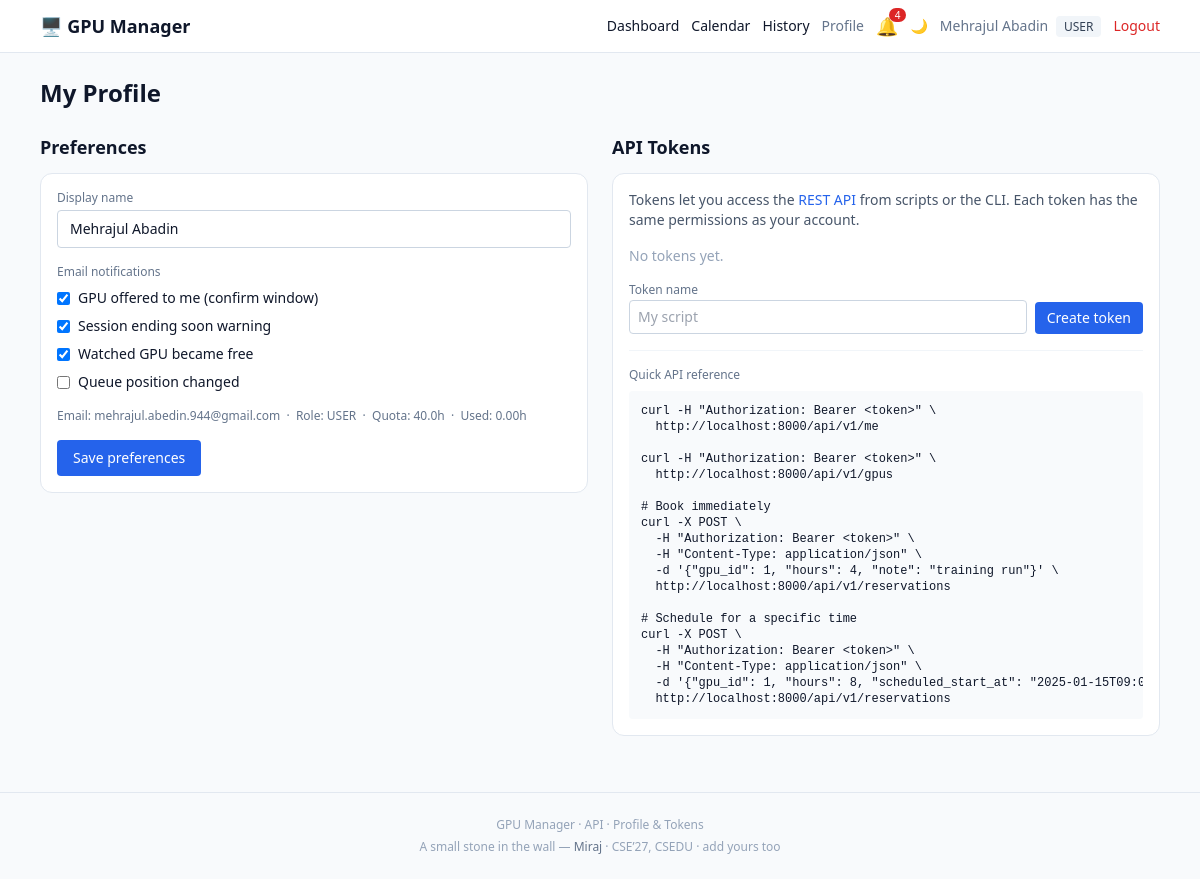
Screenshot of /profile (signed in) with the database file from the repository.
### app/models.py (models this page shows, shortened)
class User(Base):
    __tablename__ = "users"
    id: Mapped[int] = mapped_column(Integer, primary_key=True)
    email: Mapped[str] = mapped_column(String(255), unique=True, index=True, nullable=False)
    name: Mapped[str] = mapped_column(String(255), nullable=False)
    google_sub: Mapped[Optional[str]] = mapped_column(String(255), unique=True, nullable=True)
    picture_url: Mapped[Optional[str]] = mapped_column(String(512), nullable=True)
    role: Mapped[Role] = mapped_column(Enum(Role), default=Role.USER, nullable=False)
    quota_hours: Mapped[float] = mapped_column(Float, default=40.0, nullable=False)
    used_hours: Mapped[float] = mapped_column(Float, default=0.0, nullable=False)
    is_active: Mapped[bool] = mapped_column(Boolean, default=True, nullable=False)
    is_approved: Mapped[bool] = mapped_column(Boolean, default=False, nullable=False)
    created_at: Mapped[datetime] = mapped_column(DateTime(timezone=True), default=utcnow, nullable=False)
    email_on_offer: Mapped[bool] = mapped_column(Boolean, default=True, nullable=False)
    email_on_warning: Mapped[bool] = mapped_column(Boolean, default=True, nullable=False)
    email_on_watch: Mapped[bool] = mapped_column(Boolean, default=True, nullable=False)
    email_on_queue_move: Mapped[bool] = mapped_column(Boolean, default=False, nullable=False)
    reservations: Mapped[list["Reservation"]] = relationship(back_populates="user")
    api_tokens: Mapped[list["ApiToken"]] = relationship(back_populates="user", cascade="all, delete-orphan")

### app/routers/dashboard.py (the view)
@router.get("/profile", response_class=HTMLResponse)
def profile_get(request: Request, db: Session = Depends(get_db), user=Depends(require_user)):
    if not user.is_approved:
        return RedirectResponse(url="/dashboard", status_code=302)
    tokens = db.query(ApiToken).filter(ApiToken.user_id == user.id).all()
    unread_count = (
        db.query(Notification)
        .filter(Notification.user_id == user.id, Notification.read.is_(False))
        .count()
    )
    return templates.TemplateResponse("profile.html", {
        "request": request,
        "user": user,
        "tokens": tokens,
        "settings": settings,
        "unread_count": unread_count,
        "new_token": request.query_params.get("new_token"),
    })

### app/templates/profile.html (shortened to what this page needs)
{% extends "base.html" %}
{% block content %}
<h1 class="text-2xl font-semibold mb-6">My Profile</h1>
<div class="grid grid-cols-1 lg:grid-cols-2 gap-6">
  <section>
    <h2 class="text-lg font-semibold mb-3">Preferences</h2>
    <form method="post" action="/profile"
          class="bg-white dark:bg-slate-800 border border-slate-200 dark:border-slate-700 rounded-xl p-4 space-y-4">
      <div>
        <label class="text-xs text-slate-500 block mb-1">Display name</label>
        <input type="text" name="name" value="{{ user.name }}"
               class="w-full border border-slate-300 dark:border-slate-600 dark:bg-slate-700 rounded px-3 py-2 text-sm" />
      </div>
      <div>
        <div class="text-xs text-slate-500 mb-2">Email notifications</div>
        <div class="space-y-2">
          <label class="flex items-center gap-2 text-sm">
            <input type="checkbox" name="email_on_offer" {% if user.email_on_offer %}checked{% endif %}
                   class="rounded border-slate-300" />
            GPU offered to me (confirm window)
          </label>
          <label class="flex items-center gap-2 text-sm">
            <input type="checkbox" name="email_on_warning" {% if user.email_on_warning %}checked{% endif %}
                   class="rounded border-slate-300" />
            Session ending soon warning
          </label>
          <label class="flex items-center gap-2 text-sm">
            <input type="checkbox" name="email_on_watch" {% if user.email_on_watch %}checked{% endif %}
                   class="rounded border-slate-300" />
            Watched GPU became free
          </label>
          <label class="flex items-center gap-2 text-sm">
            <input type="checkbox" name="email_on_queue_move" {% if user.email_on_queue_move %}checked{% endif %}
                   class="rounded border-slate-300" />
            Queue position changed
          </label>
        </div>
      </div>
      <div class="text-xs text-slate-500">
        Email: <span class="font-medium">{{ user.email }}</span>
        &nbsp;·&nbsp; Role: <span class="font-medium">{{ user.role.value }}</span>
        &nbsp;·&nbsp; Quota: <span class="font-medium">{{ '%.1f'|format(user.quota_hours) }}h</span>
        &nbsp;·&nbsp; Used: <span class="font-medium">{{ '%.2f'|format(user.used_hours) }}h</span>
      </div>
      <button class="bg-blue-600 text-white px-4 py-2 rounded hover:bg-blue-700 text-sm">Save preferences</button>
    </form>
  </section>
  <section>
    <h2 class="text-lg font-semibold mb-3">API Tokens</h2>
    <div class="bg-white dark:bg-slate-800 border border-slate-200 dark:border-slate-700 rounded-xl p-4">
      <p class="text-sm text-slate-600 dark:text-slate-400 mb-4">
        Tokens let you access the <a href="/api/v1/me" class="text-blue-600 hover:underline">REST API</a>
        from scripts or the CLI. Each token has the same permissions as your account.
      </p>
      {% if tokens %}
        <table class="w-full text-sm mb-4">
          <thead class="text-xs text-slate-500 uppercase border-b border-slate-100 dark:border-slate-700">
            <tr>
              <th class="text-left pb-1">Name</th>
              <th class="text-left pb-1">Created</th>
              <th class="text-left pb-1">Last used</th>
              <th></th>
            </tr>
          </thead>
          <tbody>
            {% for t in tokens %}
              <tr class="border-t border-slate-100 dark:border-slate-700">
                <td class="py-1.5 pr-2 font-medium">{{ t.name }}</td>
                <td class="py-1.5 pr-2 text-slate-500 text-xs">{{ t.created_at.strftime('%b %d %Y') }}</td>
                <td class="py-1.5 pr-2 text-slate-500 text-xs">
                  {{ t.last_used_at.strftime('%b %d %Y') if t.last_used_at else 'Never' }}
                </td>
                <td class="py-1.5 text-right">
                  <form method="post" action="/profile/tokens/{{ t.id }}/delete" class="inline"
                        onsubmit="return confirm('Delete token « {{ t.name }} »? Any scripts using it will stop working.');">
                    <button class="text-xs text-red-600 hover:underline">Revoke</button>
                  </form>
                </td>
              </tr>
            {% endfor %}
          </tbody>
        </table>
      {% else %}
        <p class="text-sm text-slate-400 mb-4">No tokens yet.</p>
      {% endif %}
      <form method="post" action="/profile/tokens/create" class="flex gap-2 items-end">
        <label class="text-xs text-slate-500 flex-1">
          Token name
          <input type="text" name="token_name" placeholder="My script" required
                 class="block w-full border border-slate-300 dark:border-slate-600 dark:bg-slate-700 rounded px-2 py-1.5 mt-0.5 text-sm" />
        </label>
        <button class="bg-blue-600 text-white px-3 py-1.5 rounded hover:bg-blue-700 text-sm">Create token</button>
      </form>
      <div class="mt-4 border-t border-slate-100 dark:border-slate-700 pt-4">
        <div class="text-xs text-slate-500 font-medium mb-2">Quick API reference</div>
        <pre class="text-xs bg-slate-50 dark:bg-slate-900 rounded p-3 overflow-x-auto">curl -H "Authorization: Bearer &lt;token&gt;" \
  {{ settings.BASE_URL }}/api/v1/me
curl -H "Authorization: Bearer &lt;token&gt;" \
  {{ settings.BASE_URL }}/api/v1/gpus
# Book immediately
curl -X POST \
  -H "Authorization: Bearer &lt;token&gt;" \
  -H "Content-Type: application/json" \
  -d '{"gpu_id": 1, "hours": 4, "note": "training run"}' \
  {{ settings.BASE_URL }}/api/v1/reservations
# Schedule for a specific time
curl -X POST \
  -H "Authorization: Bearer &lt;token&gt;" \
  -H "Content-Type: application/json" \
  -d '{"gpu_id": 1, "hours": 8, "scheduled_start_at": "2025-01-15T09:00:00Z"}' \
  {{ settings.BASE_URL }}/api/v1/reservations</pre>
      </div>
    </div>
  </section>
</div>
{% endblock %}

### app/templates/base.html (shortened to what this page needs)
<!DOCTYPE html>
<html lang="en" class="">
<head>
  <script src="https://cdn.tailwindcss.com"></script>
</head>
<body class="bg-slate-50 dark:bg-slate-900 text-slate-900 dark:text-slate-100 min-h-screen transition-colors">
  <nav class="bg-white dark:bg-slate-800 border-b border-slate-200 dark:border-slate-700 sticky top-0 z-10">
    <div class="max-w-6xl mx-auto px-4 py-3 flex items-center justify-between gap-2">
      <a href="/" class="font-semibold text-lg whitespace-nowrap">🖥️ GPU Manager</a>
      <div class="flex items-center gap-3 text-sm flex-wrap justify-end">
        {% if user %}
          <a href="/dashboard" class="hover:underline">Dashboard</a>
          <a href="/calendar" class="hover:underline hidden sm:inline">Calendar</a>
          <a href="/history" class="hover:underline hidden sm:inline">History</a>
          <a href="/profile" class="hover:underline hidden sm:inline text-slate-500 dark:text-slate-400">Profile</a>
          {% if unread_count is defined and unread_count > 0 %}
            <a href="/dashboard" class="relative inline-flex items-center" title="{{ unread_count }} unread">
              <span class="text-lg">🔔</span>
              <span class="absolute -top-1 -right-2 bg-red-600 text-white text-[10px] leading-none px-1.5 py-0.5 rounded-full">{{ unread_count }}</span>
            </a>
          {% endif %}
          <button onclick="toggleTheme()" class="text-slate-500 dark:text-slate-400 hover:text-slate-900 dark:hover:text-white" title="Toggle dark mode">
            <span class="dark:hidden">🌙</span>
          </button>
          <span class="text-slate-500 dark:text-slate-400 hidden md:inline">
            {{ user.name }}
            <span class="ml-1 text-xs px-2 py-0.5 rounded
                  {% if user.role.value == 'PI' %}bg-purple-100 text-purple-700 dark:bg-purple-900 dark:text-purple-300{% else %}bg-slate-100 text-slate-700 dark:bg-slate-700 dark:text-slate-300{% endif %}">
              {{ user.role.value }}
            </span>
          </span>
          <a href="/auth/logout" class="text-red-600 hover:underline">Logout</a>
        {% else %}
          <button onclick="toggleTheme()" class="text-slate-500 hover:text-slate-900 dark:hover:text-white">🌙</button>
          <a href="/auth/login" class="text-blue-600 hover:underline">Sign in with Google</a>
        {% endif %}
      </div>
    </div>
  </nav>
  {% set toast_msg = request.query_params.get('msg') %}
  {% set toast_kind = request.query_params.get('kind', 'success') %}
  <main class="max-w-6xl mx-auto px-4 py-6">
    {% block content %}{% endblock %}
  </main>
  <footer class="border-t border-slate-200 dark:border-slate-700 mt-8 py-6 text-center text-xs text-slate-400 dark:text-slate-500">
    <div class="mb-1.5">
      GPU Manager &middot; <a href="/api/v1/me" class="hover:underline">API</a> &middot; <a href="/profile" class="hover:underline">Profile &amp; Tokens</a>
    </div>
    <div>
      A small stone in the wall &mdash;
      <span class="text-slate-500 dark:text-slate-400 font-medium">Miraj</span>
      &middot; CSE&rsquo;27, CSEDU &middot;
      <a href="https://github.com/sheldor944/GPU_Manager" target="_blank" rel="noopener" class="hover:underline">add yours too</a>
    </div>
  </footer>
</body>
</html>

### app/templates/base.html (style rules this page uses)
body { font-family: ui-sans-serif, system-ui, -apple-system, "Segoe UI", Roboto; }

### rows the page displays
User: name "Mehrajul Abadin", role.value "USER", email_on_offer "☑", email_on_warning "☑", email_on_watch "☑", email "mehrajul.abedin.944@gmail.com", quota_hours "40.0", used_hours "0.00"

### other values shown
{{ unread_count }} "4"
{{ settings.BASE_URL }} "http://localhost:8000"
